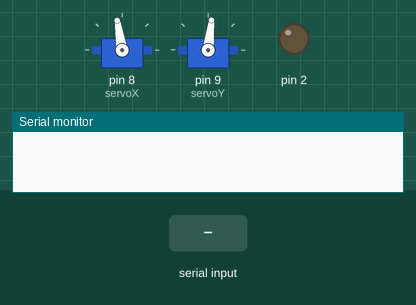
Bench run of a sketch on a simulated Arduino Uno, built with avr-gcc and run on an emulated ATmega328P. Shown: 2 × servo, output pins drawn as LEDs (lit = HIGH), the last lines printed to the serial monitor. The inputs (shaded band) are chosen by the test bench.

Above: at 0.6 s.
At 2.5 s:
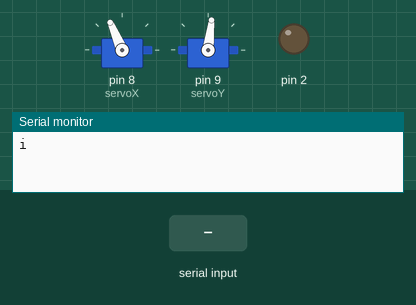
2.6 s: "x" received over Serial
At 11.3 s:
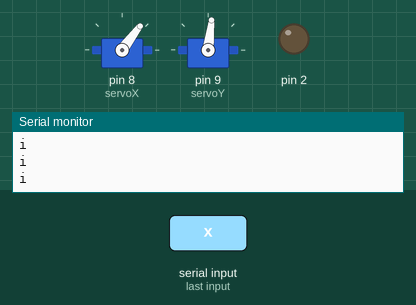
Timing chart, 0 to 19.4 s (numbered marks = the images above; inputs shaded):
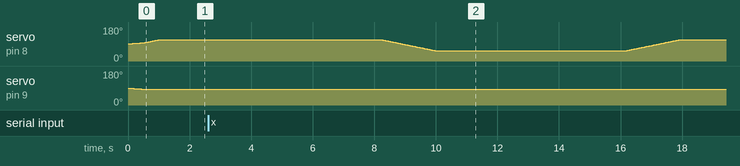

The sketch:

Turret.ino
```cpp
#include <Servo.h>
Servo servoX;
Servo servoY;
int const middle = 83;
int iterations = 0;
bool connection = false;

int pixelsToDegree(String axis){
  int side = (Serial.read() - '0');
  int incomingLenght = (Serial.read() - '0');
  String pixels;
  for(int x=incomingLenght; x>0; x--){
    pixels.concat(Serial.read() - '0');
  }
  int pixels_int = pixels.toInt();
  int degree;
  if(side == -3){pixels_int *= -1;}
  if(axis == "x"){
    degree = round(pixels_int/11)+servoX.read();
    if(degree > 143 || degree < 23){degree=0;}
  }
  if(axis == "y"){
    degree = round(pixels_int/10)+servoY.read();
    if(degree > 103 || degree < 63){degree=0;}
  }
  return degree;
}

void directionAndWriteX(int side){
  int currentToDegree = servoX.read()+side;
  servoX.write(currentToDegree);
  delay(30);
}
void directionAndWriteY(int side){
  int currentToDegree = servoY.read()+side;
  servoY.write(currentToDegree);
  delay(50);
}
void rotate(int toDegreeX, int toDegreeY){
  int servoXat = servoX.read();
  int servoYat = servoY.read();
  if(servoXat > toDegreeX || servoYat > toDegreeY || servoXat < toDegreeX || servoYat < toDegreeY){
    while(servoX.read() > toDegreeX || servoX.read() < toDegreeX || servoY.read() > toDegreeY || servoY.read() < toDegreeY){
      servoXat = servoX.read();
      servoYat = servoY.read();
      if(servoXat > toDegreeX){directionAndWriteX(-1);}
        else if(servoXat < toDegreeX){directionAndWriteX(+1);}
      if(servoYat > toDegreeY){directionAndWriteY(-1);}
        else if(servoYat < toDegreeY){directionAndWriteY(+1);}
    }
  }
}
void fire(int rounds){
  digitalWrite(2, HIGH);
  for(rounds; rounds>0; rounds--){
    delay(500);
  }
  digitalWrite(2, LOW);
}
void setup() {
  pinMode(2, OUTPUT);
  servoX.attach(8);
  servoY.attach(9);
  Serial.begin(9600);
  /*while (true){
    delay(50);
    if(Serial.read() == 42){
      break;
      }
  }*/
  rotate(middle+30, middle);
  delay(250);
  Serial.println("i");
  delay(100);
}

void loop() {
  while (connection == false){
    delay(100);
    if(Serial.available() > 0){
      (Serial.read() - '0');
      delay(50);
      connection = true;
    }
  }
  int xDegree = 0;
  int yDegree = 0;
  for(int i=0; i<50; i++){
    if(Serial.available() > 0){
      if((Serial.read() - '0') == -1){
        delay(100);
        xDegree = pixelsToDegree("x");
      if((Serial.read() - '0') == -1){
        yDegree = pixelsToDegree("y");
        rotate(xDegree, yDegree);
        fire(3);
        delay(500);
        break;
        }
      }
    }
   delay(100);
  }

  iterations +=1;
  if (iterations % 2) {
    Serial.println("i");
    delay(500);
    rotate(middle-30, middle);
    delay(500);
    Serial.println("i");
    delay(100);
    }
    else{
      Serial.println("i");
      delay(500);
      rotate(middle+30, middle);
      delay(500);
      Serial.println("i");
      delay(100);
    }
}
```
